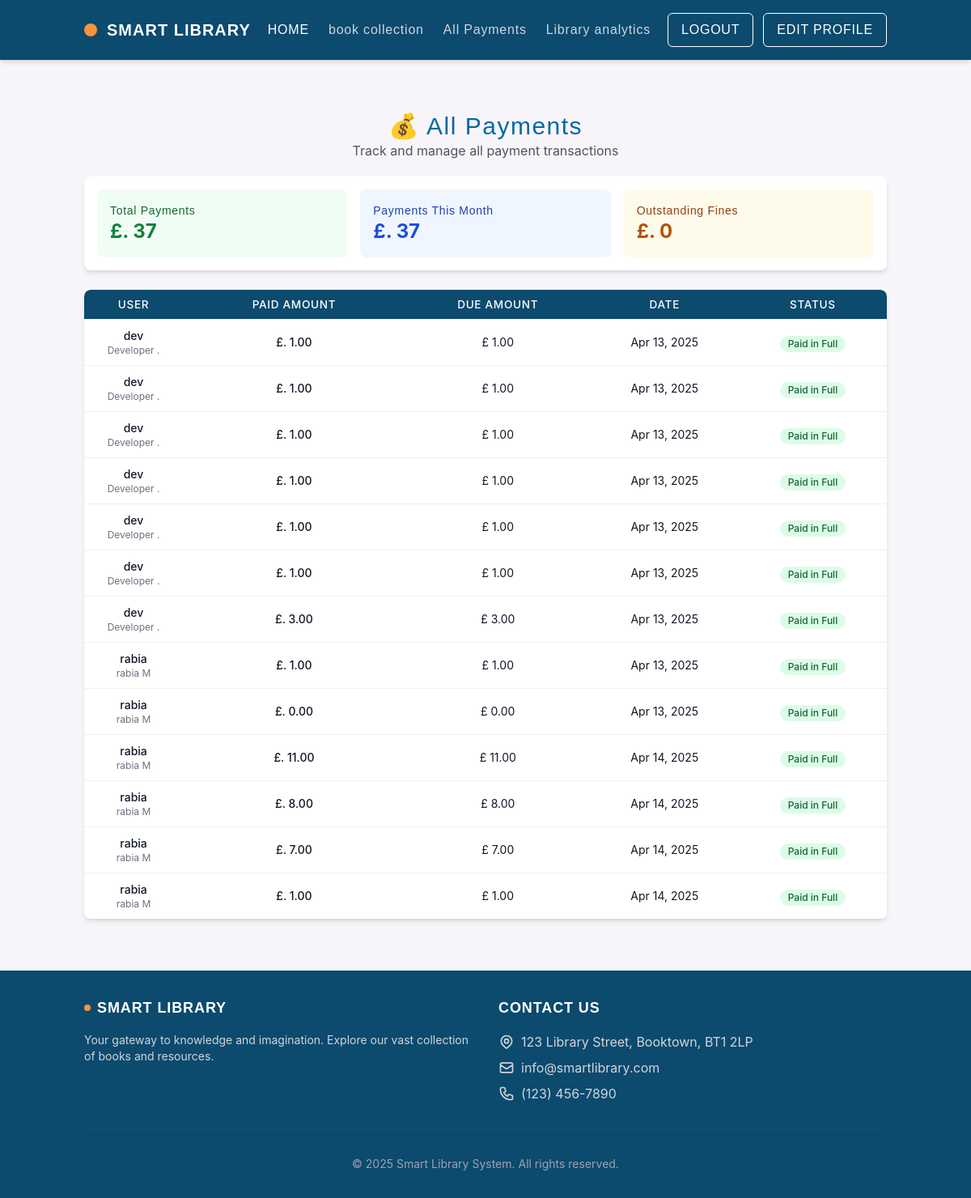
Screenshot of /all-payments/ (signed in) with the database file from the repository.
### core/models.py (models this page shows, shortened)
class Payment(models.Model):
    fine = models.ForeignKey(Fine, on_delete=models.CASCADE)
    user = models.ForeignKey(settings.AUTH_USER_MODEL, on_delete=models.CASCADE)
    amount = models.DecimalField(max_digits=8, decimal_places=2)
    method = models.CharField(max_length=50)
    payment_date = models.DateField(auto_now_add=True)

class Fine(models.Model):
    borrow_record = models.ForeignKey('BorrowRecord', on_delete=models.CASCADE, related_name='fines')
    amount = models.DecimalField(max_digits=6, decimal_places=2)
    issued_date = models.DateField(auto_now_add=True)
    is_paid = models.BooleanField(default=False)
    paid_date = models.DateField(null=True, blank=True)
    remarks = models.TextField(blank=True, null=True)
    user = models.ForeignKey(settings.AUTH_USER_MODEL, on_delete=models.CASCADE)

### core/views.py (the view)
# urls.py: path('all-payments/', all_payments_view, name='all_payments'),
@login_required
@staff_required
def all_payments_view(request):
    payments = Payment.objects.select_related('user', 'fine').all()
    total_payments = payments.aggregate(total=Sum('amount'))['total'] or 0
    outstanding_fines = payments.filter(
        fine__amount__gt=F('amount')
    ).aggregate(total=Sum(F('fine__amount') - F('amount')))['total'] or 0
    now = timezone.now()
    monthly_payments = payments.filter(
        payment_date__year=now.year,
        payment_date__month=now.month
    ).aggregate(total=Sum('amount'))['total'] or 0
    return render(request, 'core/all_payments.html', {
        'payments': payments,
        'outstanding_fines': outstanding_fines,
        'total_payments': total_payments,
        'monthly_payments': monthly_payments
    })

### core/views.py (called while the page is built)
def staff_required(view_func):
    @wraps(view_func)
    def _wrapped_view(request, *args, **kwargs):
        if not request.user.is_authenticated:
            return redirect('login')
        if not request.user.is_staff:
            request.session['access_denied_message'] = "This action is restricted to library staff only."
            return redirect('access_denied')
        return view_func(request, *args, **kwargs)
    return _wrapped_view

### core/templates/core/all_payments.html (shortened to what this page needs)
{% extends 'base_after_login.html' %}
{% load static %}
{% block extra_head %}
    <link rel="stylesheet" type="text/css" href="{% static 'css/styles.css' %}">
{% endblock %}
{% block content %}
<div class="container mx-auto px-4 py-8">
    <div class="mb-5 text-center">
        <h1 class="lemon-milk text-primary-700 text-3xl">💰 All Payments</h1>
        <p class="text-gray-600">Track and manage all payment transactions</p>
    </div>
    <div class="bg-white shadow-md rounded-lg p-4 mb-6">
        <div class="grid grid-cols-1 md:grid-cols-3 gap-4">
            <div class="bg-green-50 p-4 rounded-lg">
                <h3 class="text-sm font-medium text-green-800">Total Payments</h3>
                <p class="text-2xl font-bold text-green-700">£. {{ total_payments|default:"0" }}</p>
            </div>
            <div class="bg-blue-50 p-4 rounded-lg">
                <h3 class="text-sm font-medium text-blue-800">Payments This Month</h3>
                <p class="text-2xl font-bold text-blue-700">£. {{ monthly_payments|default:"0" }}</p>
            </div>
            <div class="bg-amber-50 p-4 rounded-lg">
                <h3 class="text-sm font-medium text-amber-800">Outstanding Fines</h3>
                <p class="text-2xl font-bold text-amber-700">£. {{ outstanding_fines|default:"0" }}</p>
            </div>
        </div>
    </div>
    <div class="bg-white shadow-md rounded-lg overflow-hidden">
        <div class="overflow-x-auto">
            <table id="book-table" class="min-w-full divide-y divide-gray-200">
                <thead class="bg-gray-50">
                    <tr>
                        <th scope="col" class="px-6 py-3 text-left text-xs font-medium text-gray-500 uppercase tracking-wider">
                            User
                        </th>
                        <th scope="col" class="px-6 py-3 text-left text-xs font-medium text-gray-500 uppercase tracking-wider">
                            Paid Amount
                        </th>
                        <th scope="col" class="px-6 py-3 text-left text-xs font-medium text-gray-500 uppercase tracking-wider">
                            Due Amount
                        </th>
                        <th scope="col" class="px-6 py-3 text-left text-xs font-medium text-gray-500 uppercase tracking-wider">
                            Date
                        </th>
                        <th scope="col" class="px-6 py-3 text-left text-xs font-medium text-gray-500 uppercase tracking-wider">
                            Status
                        </th>
                    </tr>
                </thead>
                <tbody class="bg-white divide-y divide-gray-200">
                    {% for payment in payments %}
                    <tr class="hover:bg-gray-50">
                        <td class="px-6 py-4 whitespace-nowrap">
                            <div class="text-sm font-medium text-gray-900">{{ payment.user.username }}</div>
                            <div class="text-xs text-gray-500">{{ payment.user.first_name }} {{ payment.user.last_name }}</div>
                        </td>
                        <td class="px-6 py-4 whitespace-nowrap">
                            <div class="text-sm font-medium text-gray-900">£. {{ payment.amount }}</div>
                        </td>
                        <td class="px-6 py-4 whitespace-nowrap">
                            <div class="text-sm text-gray-900">£ {{ payment.fine.amount }}</div>
                        </td>
                        <td class="px-6 py-4 whitespace-nowrap">
                            <div class="text-sm text-gray-900">{{ payment.payment_date|date:"M d, Y" }}</div>
                        </td>
                        <td class="px-6 py-4 whitespace-nowrap">
                            {% if payment.amount >= payment.fine.amount %}
                            <span class="inline-flex items-center px-2.5 py-0.5 rounded-full text-xs font-medium bg-green-100 text-green-800">
                                Paid in Full
                            </span>
                            {% else %}
                            <span class="inline-flex items-center px-2.5 py-0.5 rounded-full text-xs font-medium bg-amber-100 text-amber-800">
                                Partially Paid
                            </span>
                            {% endif %}
                        </td>
                    </tr>
                    {% empty %}
                    <tr>
                        <td colspan="5" class="px-6 py-4 text-center text-sm text-gray-500">
                            No payments found.
                        </td>
                    </tr>
                    {% endfor %}
                </tbody>
            </table>
        </div>
    </div>
</div>
{% endblock %}

### core/templates/base_after_login.html (shortened to what this page needs)
<!DOCTYPE html>
<html lang="en">
<head>
    <script src="https://cdn.tailwindcss.com"></script>
        {% load static %}
    <link href="https://fonts.cdnfonts.com/css/lemon-milk" rel="stylesheet">
    {% block extra_head %}{% endblock %}
    {% load static %}
    <link rel="stylesheet" type="text/css" href="{% static 'css/styles.css' %}">
</head>
<body class="min-h-screen text-gray-800 flex flex-col">
    <header class="bg-primary-900 text-white shadow-md">
        <div class="container mx-auto px-4 py-4 flex items-center justify-between">
            <div class="flex items-center">
                <div class="bg-secondary-400 p-2 rounded-lg mr-3">
                </div>
                <a href="{% url 'home' %}" class="text-xl font-bold text-white lemon-milk link-hover">SMART LIBRARY</a>
            </div>
            <nav class="hidden md:flex space-x-6">
                <a href="{% url 'home' %}" class="text-white font-medium lemon-milk link-hover">HOME</a>
                <a href="{% url 'search_book' %}" class="text-gray-300 hover:text-white font-medium lemon-milk link-hover">book collection</a>
                {% if request.user.is_staff %}
                    <a href="{% url 'all_payments' %}" class="text-gray-300 hover:text-white font-medium lemon-milk link-hover">All Payments</a>
                    <a href="{% url 'library_analytics' %}" class="text-gray-300 hover:text-white font-medium lemon-milk link-hover">Library analytics</a>
                {% else %}
                    <a href="{% url 'borrowed_books' %}" class="text-gray-300 hover:text-white font-medium lemon-milk link-hover">My Borrowed Books</a>
                    <a href="{% url 'financial_overview' %}" class="text-gray-300 hover:text-white font-medium lemon-milk link-hover">My Payments</a>
                {% endif %}
            </nav>
            <div class="flex items-center space-x-3">
                <a href="{% url 'logout' %}" class="px-4 py-2 border border-white rounded-md text-white hover:bg-white hover:text-primary-900 lemon-milk btn-hover transition-colors">LOGOUT</a>
                <a href="{% url 'edit_profile_page' %}" class="px-4 py-2 border border-white rounded-md text-white hover:bg-white hover:text-primary-900 lemon-milk btn-hover transition-colors">EDIT PROFILE</a>
            </div>
        </div>
    </header>
    <section class="flex-1 p-8">
        {% block content %}
        {% endblock %}
    </section>
    <footer class="bg-primary-900 text-white py-8 mt-auto">
        <div class="container mx-auto px-4">
            <div class="grid grid-cols-1 md:grid-cols-2 gap-8">
                <div>
                    <div class="flex items-center mb-4">
                        <div class="bg-secondary-400 p-1 rounded-lg mr-2">
                        </div>
                        <span class="text-lg font-bold lemon-milk">SMART LIBRARY</span>
                    </div>
                    <p class="text-gray-300 text-sm">Your gateway to knowledge and imagination. Explore our vast collection of books and resources.</p>
                </div>
                <div>
                    <h3 class="text-lg font-bold mb-4 lemon-milk">CONTACT US</h3>
                    <ul class="space-y-2 text-gray-300">
                        <li class="flex items-start">
                            123 Library Street, Booktown, BT1 2LP
                        </li>
                        <li class="flex items-start">
                            <svg xmlns="http://www.w3.org/2000/svg" class="h-5 w-5 mr-2 mt-0.5" fill="none" viewBox="0 0 24 24" stroke="currentColor">
                                <path stroke-linecap="round" stroke-linejoin="round" stroke-width="2" d="M3 8l7.89 5.26a2 2 0 002.22 0L21 8M5 19h14a2 2 0 002-2V7a2 2 0 00-2-2H5a2 2 0 00-2 2v10a2 2 0 002 2z" />
                            </svg>
                            info@smartlibrary.com
                        </li>
                        <li class="flex items-start">
                            (123) 456-7890
                        </li>
                    </ul>
                </div>
            </div>
            <div class="border-t border-primary-800 mt-8 pt-8 text-center text-gray-400 text-sm">
                <p>&copy; 2025 Smart Library System. All rights reserved.</p>
            </div>
        </div>
    </footer>
</body>
</html>

### static/css/styles.css (style rules this page uses)
#book-table { border-collapse: separate; border-spacing: 0; width: 100%; border-radius: 8px; overflow: hidden; table-layout: fixed; }
#book-table thead th { background-color: #0c4a6e; color: white; font-weight: 500; padding: 12px 15px; border: none; text-transform: uppercase; font-size: 0.85rem; letter-spacing: 0.05em; text-align: center; vertical-align: middle; height: auto; white-space: nowrap; }
#book-table tbody tr { transition: all 0.2s ease; }
#book-table tbody td { padding: 12px 15px; border-top: 1px solid #f0f0f0; vertical-align: middle; word-wrap: break-word; overflow: hidden; text-overflow: ellipsis; text-align: center; }
#book-table th:nth-child(1), #book-table td:nth-child(1) { width: 8%; }
#book-table th:nth-child(2), #book-table td:nth-child(2) { width: 12%; }
#book-table th:nth-child(3), #book-table td:nth-child(3) { width: 10%; }
#book-table th:nth-child(4), #book-table td:nth-child(4) { width: 8%; }
#book-table th:nth-child(5), #book-table td:nth-child(5) { width: 12%; }
#book-table th:nth-child(2), #book-table td:nth-child(2) { width: 18%; }
#book-table th:nth-child(3), #book-table td:nth-child(3) { width: 15%; }
#book-table th:nth-child(4), #book-table td:nth-child(4) { width: 12%; }
@media (max-width: 1200px) { #book-table thead th, #book-table tbody td { padding: 10px 12px; } }
#book-table { min-width: 900px; table-layout: fixed; }
.mobile-nav-links a { color: white; font-weight: 500; padding: 0.5rem 0; display: block; border-bottom: 1px solid rgba(255, 255, 255, 0.1); }
.mobile-action-buttons a { display: block; padding: 0.75rem 1rem; text-align: center; border-radius: 0.375rem; font-weight: 500; transition: all 0.3s ease; }

### core/templates/base_after_login.html (style rules this page uses)
body { font-family: 'Inter', sans-serif; background-color: #f8f5fa; }
h1, h2, h3, h4, h5, h6, .lemon-milk { font-family: 'LEMON MILK', sans-serif; letter-spacing: 0.05em; }
.btn-hover { transition: all 0.3s ease; }
.link-hover { position: relative; }
.link-hover::after { content: ''; position: absolute; width: 0; height: 2px; bottom: -2px; left: 0; background-color: currentColor; transition: width 0.3s ease; }

### rows the page displays
Payment: user.username "dev", user.first_name "Developer", user.last_name ".", amount "1.00", fine.amount "1.00", payment_date "Apr 13, 2025", shows "Paid in Full"
Payment: user.username "dev", user.first_name "Developer", user.last_name ".", amount "1.00", fine.amount "1.00", payment_date "Apr 13, 2025", shows "Paid in Full"
Payment: user.username "dev", user.first_name "Developer", user.last_name ".", amount "1.00", fine.amount "1.00", payment_date "Apr 13, 2025", shows "Paid in Full"
Payment: user.username "dev", user.first_name "Developer", user.last_name ".", amount "1.00", fine.amount "1.00", payment_date "Apr 13, 2025", shows "Paid in Full"
Payment: user.username "dev", user.first_name "Developer", user.last_name ".", amount "1.00", fine.amount "1.00", payment_date "Apr 13, 2025", shows "Paid in Full"
Payment: user.username "dev", user.first_name "Developer", user.last_name ".", amount "1.00", fine.amount "1.00", payment_date "Apr 13, 2025", shows "Paid in Full"
Payment: user.username "dev", user.first_name "Developer", user.last_name ".", amount "3.00", fine.amount "3.00", payment_date "Apr 13, 2025", shows "Paid in Full"
Payment: user.username "rabia", user.first_name "rabia", user.last_name "M", amount "1.00", fine.amount "1.00", payment_date "Apr 13, 2025", shows "Paid in Full"
Payment: user.username "rabia", user.first_name "rabia", user.last_name "M", amount "0.00", fine.amount "0.00", payment_date "Apr 13, 2025", shows "Paid in Full"
Payment: user.username "rabia", user.first_name "rabia", user.last_name "M", amount "11.00", fine.amount "11.00", payment_date "Apr 14, 2025", shows "Paid in Full"
Payment: user.username "rabia", user.first_name "rabia", user.last_name "M", amount "8.00", fine.amount "8.00", payment_date "Apr 14, 2025", shows "Paid in Full"
Payment: user.username "rabia", user.first_name "rabia", user.last_name "M", amount "7.00", fine.amount "7.00", payment_date "Apr 14, 2025", shows "Paid in Full"
Payment: user.username "rabia", user.first_name "rabia", user.last_name "M", amount "1.00", fine.amount "1.00", payment_date "Apr 14, 2025", shows "Paid in Full"

### other values shown
{{ total_payments|default:"0" }} "37"
{{ monthly_payments|default:"0" }} "37"
{{ outstanding_fines|default:"0" }} "0"
